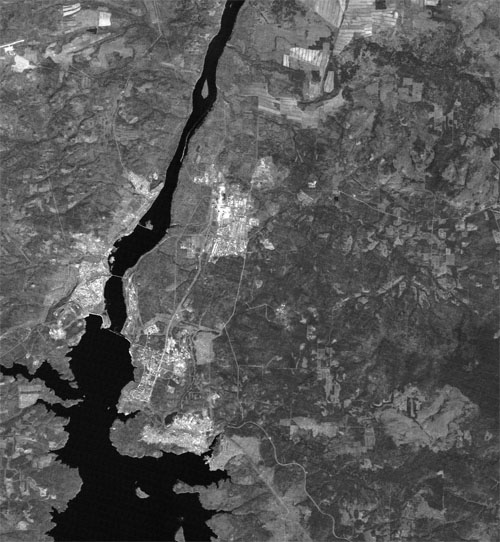
#> input picture cosmo1.jpg, 500 x 542 px
$ python Image_render.py
#> lines starting #> are read from the running program, lines starting #| are printed output that depends on the picture
import numpy as np
from PIL import Image
from sklearn.decomposition import PCA
import matplotlib.pyplot as plt
from matplotlib.pyplot import figure
figure(figsize=(10, 10), dpi=90)
n=1
while n<500:
    pca= PCA(n_components=n)
    array=np.asarray(Image.open('cosmo1.jpg'))
#> array is the input picture: shape (542, 500); min 0, max 255, mean 88.5
    pca_reduced = pca.fit_transform(array)
#> pca_reduced = 542 values, max 777.6 at index 22, min -783.5 at index 530, mean -2.68e-14
    pca_recovered = pca.inverse_transform(pca_reduced)
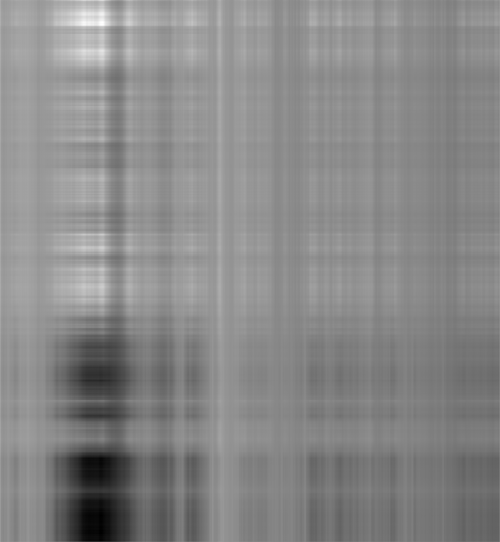
#> pca_recovered: shape (542, 500) float64; min -25.49, max 187.3, mean 88.5; drawn with min black and max white
    array=pca_recovered
    plt.imshow(array, cmap='gray_r')
    plt.savefig(str(n)+'.png')
    n+=1
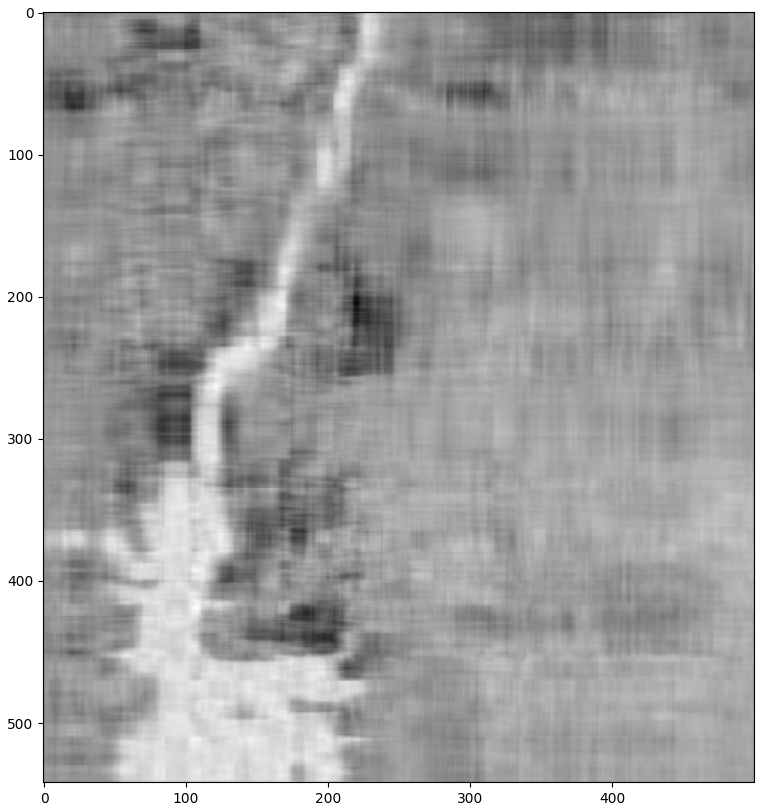
#> figure drawn by matplotlib, 1 panel
